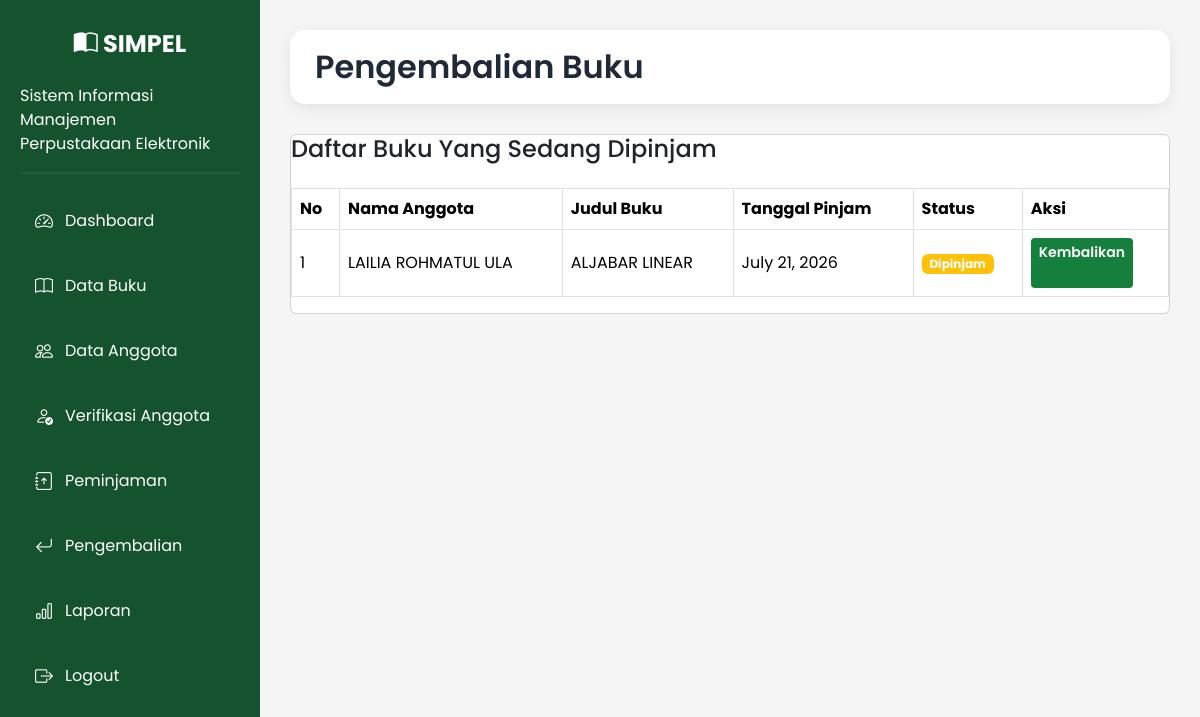
Page /pengembalian/ (signed in) on the committed database.
### library/models.py (models this page shows, shortened)
class Peminjaman(models.Model):
    STATUS = (
        ('Dipinjam', 'Dipinjam'),
        ('Dikembalikan', 'Dikembalikan'),
    )
    anggota = models.ForeignKey(Anggota, on_delete=models.CASCADE)
    buku = models.ForeignKey(Buku, on_delete=models.CASCADE)
    tanggal_pinjam = models.DateField()
    tanggal_kembali = models.DateField()
    status = models.CharField(max_length=20, choices=STATUS, default='Dipinjam')

class Anggota(models.Model):
    STATUS = (
        ('Menunggu', 'Menunggu'),
        ('Disetujui', 'Disetujui'),
        ('Ditolak', 'Ditolak'),
    )
    user = models.OneToOneField(
        User,
        on_delete=models.CASCADE,
        null=True,
        blank=True
    )
    nim = models.CharField(max_length=20)
    nama = models.CharField(max_length=100)
    prodi = models.CharField(max_length=100)
    fakultas = models.CharField(max_length=100)
    no_hp = models.CharField(max_length=20)
    alamat = models.TextField()
    status = models.CharField(
        max_length=20,
        choices=STATUS,
        default='Menunggu'
    )

class Buku(models.Model):
    kode_buku = models.CharField(max_length=20, unique=True)
    judul = models.CharField(max_length=200)
    penulis = models.CharField(max_length=100)
    penerbit = models.CharField(max_length=100)
    tahun_terbit = models.PositiveIntegerField()
    kategori = models.CharField(max_length=100)
    isbn = models.CharField(max_length=20, blank=True)
    lokasi_rak = models.CharField(
        max_length=50,
        default="Rak A1"
    )
    kondisi = models.CharField(
        max_length=20,
        choices=[
            ('Baik', 'Baik'),
            ('Rusak', 'Rusak'),
        ],
        default='Baik'
    )
    stok = models.PositiveIntegerField(default=0)

### library/views.py (the view)
# urls.py: path('pengembalian/', views.pengembalian, name='pengembalian'),
@login_required(login_url='login')
def pengembalian(request):
    data = Peminjaman.objects.filter(
        status="Dipinjam"
    )
    return render(
        request,
        'library/pengembalian.html',
        {
            'peminjaman': data
        }
    )

### library/templates/library/pengembalian.html (shortened to what this page needs)
{% extends 'library/base.html' %}
{% block content %}
<div class="topbar">
    <h2>Pengembalian Buku</h2>
</div>
<div class="card">
    <h4>Daftar Buku Yang Sedang Dipinjam</h4>
    <table class="table table-bordered mt-3">
        <thead>
            <tr>
                <th>No</th>
                <th>Nama Anggota</th>
                <th>Judul Buku</th>
                <th>Tanggal Pinjam</th>
                <th>Status</th>
                <th>Aksi</th>
            </tr>
        </thead>
<tbody>
{% for p in peminjaman %}
<tr>
<td>{{ forloop.counter }}</td>
<td>
    {{ p.anggota.nama }}
</td>
<td>
    {{ p.buku.judul }}
</td>
<td>
    {{ p.tanggal_pinjam }}
</td>
<td>
    <span class="badge bg-warning">
        {{ p.status }}
    </span>
</td>
<td>
    <a href="{% url 'tambah_pengembalian' p.id %}"
       class="btn btn-success btn-sm">
       Kembalikan
    </a>
</td>
</tr>
{% empty %}
<tr>
<td colspan="6" class="text-center">
Tidak ada buku yang sedang dipinjam
</td>
</tr>
{% endfor %}
</tbody>
    </table>
</div>
{% endblock %}

### library/static/css/style.css (style rules this page uses)
* { margin:0; padding:0; box-sizing:border-box; font-family:'Poppins',sans-serif; }
body { background:#f5f5f5; }
.topbar { background:#ffffff; border-radius:15px; padding:18px 25px; display:flex; justify-content:space-between; align-items:center; margin-bottom:30px; box-shadow:0 4px 15px rgba(0,0,0,.08); }
.topbar h2 { color:#1F2937; font-weight:600; margin:0; }
.table thead { background:#14532D; color:white; }
.table td { vertical-align:middle; }
.btn-success { background:#15803D; border:none; }
.btn-success { height:50px; font-weight:600; }

### rows in the picture
Peminjaman: anggota.nama "LAILIA ROHMATUL ULA", buku.judul "ALJABAR LINEAR", tanggal_pinjam "July 21, 2026", status "Dipinjam"
